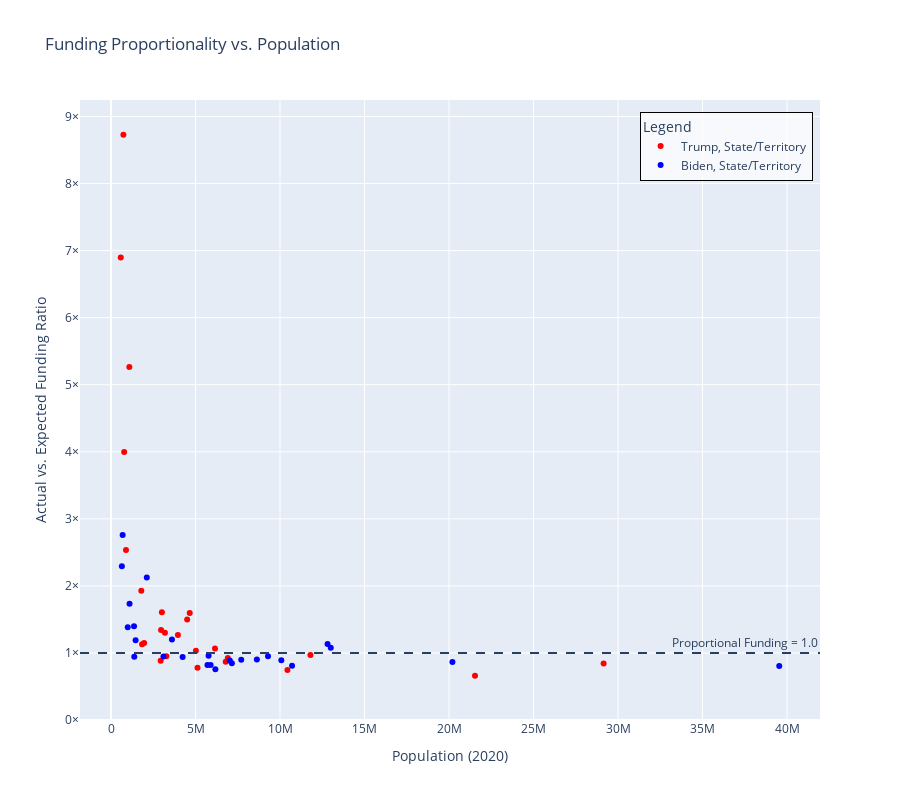

Write notebook code for a chart like this one.
### Code cell
import plotly.express as px
import pandas as pd

# --- Assume 'units' is your DataFrame from previous steps ---
# For this example to be runnable, I'll recreate it conceptually.
units = pd.read_csv(path)
units['ratio_actual_expected'] = units['per_capita_usd'] / 578.05
units['winner_label'] = units['biden_win_2020'].map({True: 'Biden', False: 'Trump', pd.NA: 'Territory'})
units['type'] = 'State/Territory' # A more descriptive name for the 'type' column

# --- Define your color mapping ---
color_map = {
    'Biden': 'blue',
    'Trump': 'red',
    'Territory': 'green'
}

# --- Create the Polished Scatter Plot ---
fig = px.scatter(
    units,
    x="population_2020",
    y="ratio_actual_expected",
    color="winner_label",
    color_discrete_map=color_map,
    symbol="type",
    hover_name="entity",
    height=800,
    hover_data={'ratio_actual_expected': ':.2f'},
    # --- THIS IS THE FIX for the labels ---
    labels={
        "population_2020": "Population (2020)",
        "ratio_actual_expected": "Actual vs. Expected Funding Ratio",
        "winner_label": "2020 Election Winner", 
        "type": "Entity Type"              
    },
    title="Funding Proportionality vs. Population"
)

# --- Add formatting and layout improvements ---
fig.add_hline(y=1.0, line_dash="dash", annotation_text="Proportional Funding = 1.0")
fig.update_xaxes(separatethousands=True)
fig.update_yaxes(ticksuffix="×", rangemode="tozero")

# --- Polish the legend and overall look ---
fig.update_layout(
    legend_title_text='Legend', # A simpler, single title for the legend
    legend=dict(
        x=0.99, # Position legend in the top right
        y=0.98,
        xanchor='right',
        yanchor='top',
        bgcolor='rgba(255, 255, 255, 0.7)', # Semi-transparent background
        bordercolor='black',
        borderwidth=1
    )
)

fig.show()

### Figure 1 — Plotly figure (JSON) as saved in the notebook; plotly's stock layout.template omitted (floating-point values rounded to 4 significant figures)
{"data": [{"hovertemplate": "<b>%{hovertext}</b><br><br>2020 Election Winner=Trump<br>Entity Type=State/Territory<br>Population (2020)=%{x}<br>Actual vs. Expected Funding Ratio=%{y:.2f}<extra></extra>", "hovertext": ["ALASKA", "WYOMING", "MONTANA", "NORTH DAKOTA", "SOUTH DAKOTA", "WEST VIRGINIA", "ARKANSAS", "LOUISIANA", "KENTUCKY", "MISSISSIPPI", "IOWA", "OKLAHOMA", "NEBRASKA", "IDAHO", "MISSOURI", "ALABAMA", "OHIO", "UTAH", "TENNESSEE", "KANSAS", "INDIANA", "TEXAS", "SOUTH CAROLINA", "NORTH CAROLINA", "FLORIDA"], "legendgroup": "Trump, State/Territory", "marker": {"color": "red", "symbol": "circle"}, "mode": "markers", "name": "Trump, State/Territory", "orientation": "v", "showlegend": true, "type": "scatter", "x": [733400.0, 576900.0, 1084000.0, 779100.0, 886700.0, 1794000.0, 3012000.0, 4658000.0, 4506000.0, 2961000.0, 3190000.0, 3959000.0, 1962000.0, 1839000.0, 6155000.0, 5024000.0, 11800000.0, 3272000.0, 6911000.0, 2938000.0, 6786000.0, 29150000.0, 5118000.0, 10440000.0, 21540000.0], "xaxis": "x", "y": [8.728, 6.898, 5.265, 3.997, 2.536, 1.929, 1.608, 1.597, 1.497, 1.344, 1.301, 1.267, 1.147, 1.129, 1.068, 1.033, 0.9676, 0.9518, 0.9262, 0.8833, 0.8668, 0.8429, 0.7774, 0.7457, 0.6586], "yaxis": "y"}, {"hovertemplate": "<b>%{hovertext}</b><br><br>2020 Election Winner=Biden<br>Entity Type=State/Territory<br>Population (2020)=%{x}<br>Actual vs. Expected Funding Ratio=%{y:.2f}<extra></extra>", "hovertext": ["DISTRICT OF COLUMBIA", "VERMONT", "NEW MEXICO", "RHODE ISLAND", "MAINE", "DELAWARE", "CONNECTICUT", "HAWAII", "ILLINOIS", "PENNSYLVANIA", "COLORADO", "NEW JERSEY", "NEVADA", "NEW HAMPSHIRE", "OREGON", "VIRGINIA", "WASHINGTON", "MICHIGAN", "MASSACHUSETTS", "NEW YORK", "ARIZONA", "WISCONSIN", "MINNESOTA", "GEORGIA", "CALIFORNIA", "MARYLAND"], "legendgroup": "Biden, State/Territory", "marker": {"color": "blue", "symbol": "circle"}, "mode": "markers", "name": "Biden, State/Territory", "orientation": "v", "showlegend": true, "type": "scatter", "x": [689500.0, 643100.0, 2118000.0, 1097000.0, 1362000.0, 989900.0, 3606000.0, 1455000.0, 12810000.0, 13000000.0, 5774000.0, 9289000.0, 3105000.0, 1378000.0, 4237000.0, 8631000.0, 7705000.0, 10080000.0, 7030000.0, 20200000.0, 7152000.0, 5894000.0, 5706000.0, 10710000.0, 39540000.0, 6177000.0], "xaxis": "x", "y": [2.76, 2.292, 2.124, 1.734, 1.397, 1.384, 1.199, 1.189, 1.134, 1.078, 0.9588, 0.9498, 0.9473, 0.9441, 0.939, 0.9019, 0.8981, 0.8927, 0.8859, 0.8649, 0.8467, 0.8219, 0.8185, 0.8075, 0.8051, 0.7561], "yaxis": "y"}], "layout": {"annotations": [{"showarrow": false, "text": "Proportional Funding = 1.0", "x": 1, "xanchor": "right", "xref": "x domain", "y": 1, "yanchor": "bottom", "yref": "y"}], "height": 800, "legend": {"bgcolor": "rgba(255, 255, 255, 0.7)", "bordercolor": "black", "borderwidth": 1, "title": {"text": "Legend"}, "tracegroupgap": 0, "x": 0.99, "xanchor": "right", "y": 0.98, "yanchor": "top"}, "shapes": [{"line": {"dash": "dash"}, "type": "line", "x0": 0, "x1": 1, "xref": "x domain", "y0": 1, "y1": 1, "yref": "y"}], "title": {"text": "Funding Proportionality vs. Population"}, "xaxis": {"anchor": "y", "domain": [0, 1], "separatethousands": true, "title": {"text": "Population (2020)"}}, "yaxis": {"anchor": "x", "domain": [0, 1], "rangemode": "tozero", "ticksuffix": "×", "title": {"text": "Actual vs. Expected Funding Ratio"}}}}
